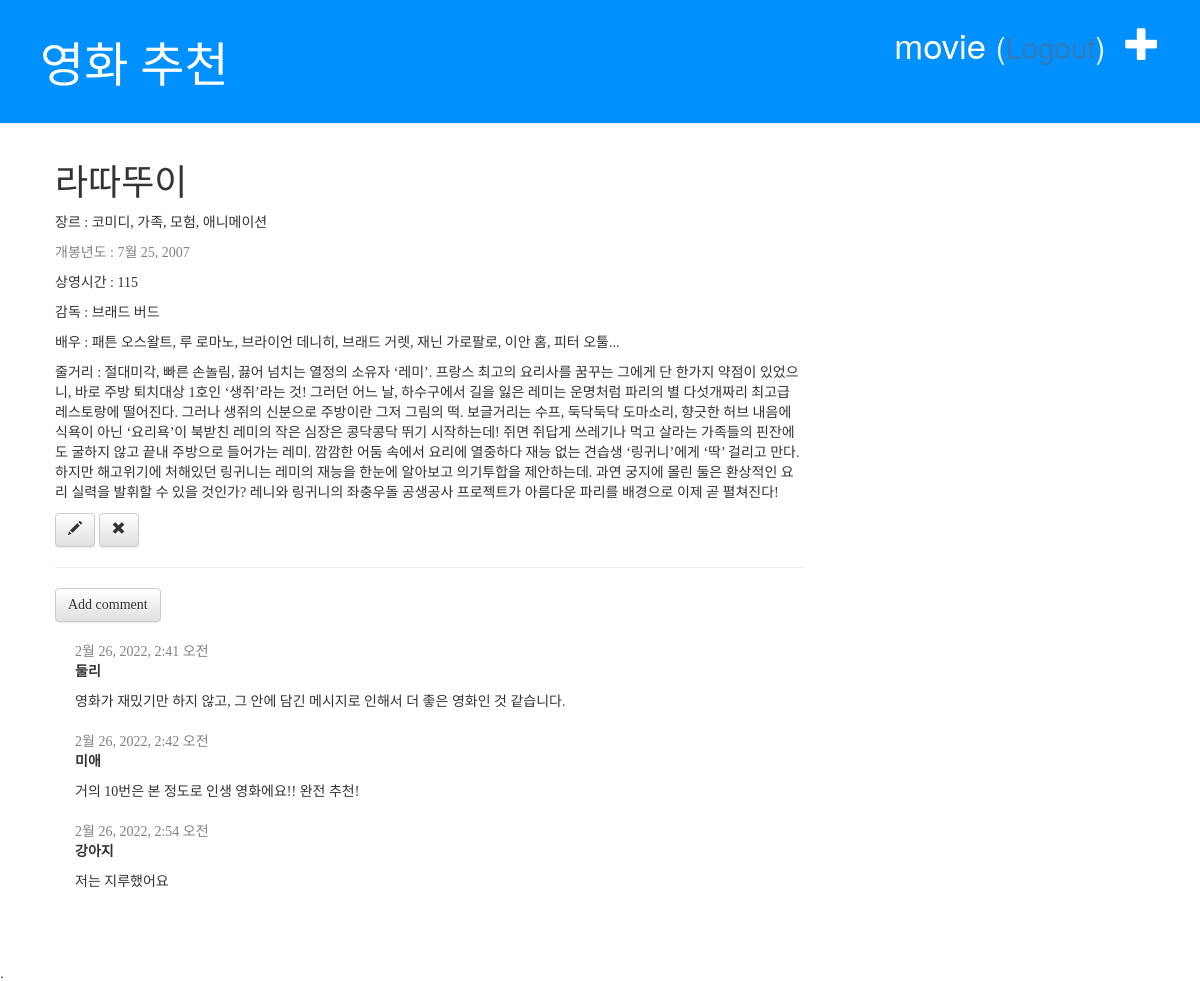
The page /blog/post/3/ (signed in) on the database its author committed.
### blog/models.py (models this page shows, shortened)
class Post(models.Model):
    title = models.CharField(max_length=100)
    text = models.TextField()
    genre = models.CharField(max_length=100)
    director_name = models.CharField(max_length=100)
    running_time = models.IntegerField()
    actor_actress = models.TextField()
    published_date = models.DateField()

class Comment(models.Model):
    post = models.ForeignKey('blog.Post', on_delete=models.CASCADE, related_name='comments')
    author = models.CharField(max_length=200)
    text = models.TextField()
    created_date = models.DateTimeField(default=timezone.now)
    approved_comment = models.BooleanField(default=False)

### blog/views.py (the view)
# urls.py: path('post/<int:pk>/', views.post_detail, name='post_detail'),
def post_detail(request, pk):
    posts = get_object_or_404(Post, pk=pk)
    return render(request, 'blog/post_detail.html', {'post': posts})

### blog/templates/blog/post_detail.html (shortened to what this page needs)
{% extends 'blog/base.html' %}
{% block content %}
    <div class="post">
        <h1> {{ post.title }} </h1>
        <p> 장르 : {{ post.genre }} </p>
        <div class="date">
            <p> 개봉년도 : {{post.published_date}}</p>
        </div>
        <p> 상영시간 : {{ post.running_time }} </p>
        <p> 감독 : {{ post.director_name }} </p>
        <p> 배우 : {{ post.actor_actress }} </p>
        <p> 줄거리 : {{post.text| linebreaksbr}}</p>
        {% if user.is_authenticated %}
            <a class="btn btn-default" href="{% url 'post_edit' pk=post.pk %}">
                <span class="glyphicon glyphicon-pencil"></span>
            </a>
            <a class="btn btn-default" href="#" onclick="post_remove()">
                <span class="glyphicon glyphicon-remove"></span>
            </a>
        {% endif %}
        <hr>
        <a class="btn btn-default" href="{% url 'add_comment_to_post' pk=post.pk %}"> Add comment</a>
        {% for comment in post.comments.all %}
            {% if user.is_authenticated or comment.approved_comment %}
            <div class="comment">
                <div class="date">
                    {{ comment.created_date }}
                </div>
                <strong>{{ comment.author }}</strong>
                <p>{{ comment.text |linebreaks }}</p>
            </div>
            {% endif %}
        {% empty %}
            <p>No comments here yet :(</p>
        {% endfor %}
    </div>
{% endblock %}

### blog/templates/blog/base.html (shortened to what this page needs)
<!DOCTYPE html>
{% load static %}
<html lang="ko">
<head>
    <link rel="stylesheet" href="https://maxcdn.bootstrapcdn.com/bootstrap/3.3.2/css/bootstrap.min.css">
    <link rel="stylesheet" href="https://maxcdn.bootstrapcdn.com/bootstrap/3.3.2/css/bootstrap-theme.min.css">
    <link rel="stylesheet" href="{% static 'css/blog.css' %}">
    </head>
<body>
    <div class="page-header">
        {% if user.is_authenticated %}
            <a href="{% url 'post_new' %}" class="top-menu">
                <span class="glyphicon glyphicon-plus"></span>
            </a>
            <p class="top-menu"> {{ user.username }}
                <small>
                (<a href="{% url 'logout' %}?next={{request.path}}">Logout</a>)
                </small>
            </p>
        {% else %}
            <a href="{% url 'login' %}" class="top-menu">
                <span class="glyphicon glyphicon-lock"></span>
            </a>
        {% endif %}
        <h1><a href="{% url 'post_list' %}">영화 추천</a></h1>
    </div>
    <div class="content container">
        <div class="row">
            <div class="col-md-8">
                {% block content %}
                {% endblock %}
            </div>
        </div>
    </div>.
</body>
</html>

### blog/static/css/blog.css (style rules this page uses)
.page-header { background-color: #0090ff; margin-top: 0; padding: 20px 20px 20px 40px; }
.page-header h1, .page-header h1 a, .page-header h1 a:visited, .page-header h1 a:active { color: #ffffff; font-size: 36pt; text-decoration: none; font-family: Malgun Godick; }
.content { margin-left: 40px; }
h1, h2, h3, h4 { font-family: 'Malgun Godick', cursive; }
.date { color: #828282; }
.top-menu, .top-menu:hover, .top-menu:visited { color: #ffffff; float: right; font-size: 26pt; margin-right: 20px; }
.post { margin-bottom: 70px; font-family: Malgun Godick; }
.post h1 { font-family: Malgun Godick; }
.comment { margin: 20px 0px 20px 20px; }

### rows shown on the page
Post: title "라따뚜이", genre "코미디, 가족, 모험, 애니메이션", published_date "7월 25, 2007", running_time "115", director_name "브래드 버드", actor_actress "패튼 오스왈트, 루 로마노, 브라이언 데니히, 브래드 거렛, 재닌 가로팔로, 이안 홈, 피터 오툴...", text "절대미각, 빠른 손놀림, 끓어 넘치는 열정의 소유자 ‘레미’. 프랑스 최고의 요리사를 꿈꾸는 그에게 단 한가지 약점이 있었으니, 바로 주방 퇴치대상 1호인 ‘생쥐’라는 것! 그러던 어느 날, 하수구에서 길을 잃은 레미는 운명처럼 파리의 별 다섯개짜리 최고급 레스토랑에 떨어진다. 그러나 생쥐의 신분으로 주방이란 그저 그림의 떡. 보글거리는 수프, 둑닥둑닥 도마소리, 향긋한 허브 내음에 식욕이 아닌 ‘요리욕’이 북받친 레미의 작은 심장은 콩닥콩닥 뛰기 시작하는데! 쥐면 쥐답게 쓰레기나 먹고 살라는 가족들의 핀잔에도 굴하지 않고 끝내 주방으로 들어가는 레미. 깜깜한 어둠 속에서 요리에 열중하다 재능 없는 견습생 ‘링귀니’에게 ‘딱’ 걸리고 만다. 하지만 해고위기에 처해있던 링귀니는 레미의 재능을 한눈에 알아보고 의기투합을 제안하는데. 과연 궁지에 몰린 둘은 환상적인 요리 실력을 발휘할 수 있을 것인가? 레니와 링귀니의 좌충우돌 공생공사 프로젝트가 아름다운 파리를 배경으로 이제 곧 펼쳐진다!"
Comment: created_date "2월 26, 2022, 2:41 오전", author "둘리", text "영화가 재밌기만 하지 않고, 그 안에 담긴 메시지로 인해서 더 좋은 영화인 것 같습니다."
Comment: created_date "2월 26, 2022, 2:42 오전", author "미애", text "거의 10번은 본 정도로 인생 영화에요!! 완전 추천!"
Comment: created_date "2월 26, 2022, 2:54 오전", author "강아지", text "저는 지루했어요"

### other values the page prints
{{ user.username }} "movie"
